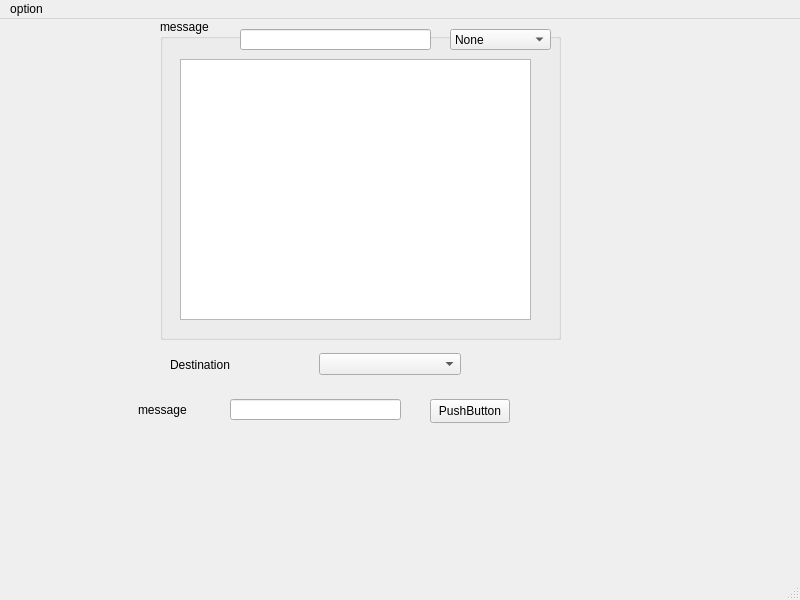
<?xml version="1.0" encoding="UTF-8"?>
<ui version="4.0">
 <class>MainWindow</class>
 <widget class="QMainWindow" name="MainWindow">
  <property name="geometry">
   <rect>
    <x>0</x>
    <y>0</y>
    <width>800</width>
    <height>600</height>
   </rect>
  </property>
  <property name="windowTitle">
   <string>MainWindow</string>
  </property>
  <widget class="QWidget" name="centralwidget">
   <widget class="QGroupBox" name="groupBox">
    <property name="geometry">
     <rect>
      <x>160</x>
      <y>0</y>
      <width>401</width>
      <height>321</height>
     </rect>
    </property>
    <property name="title">
     <string>message</string>
    </property>
    <widget class="QListWidget" name="listWidget">
     <property name="geometry">
      <rect>
       <x>20</x>
       <y>40</y>
       <width>351</width>
       <height>261</height>
      </rect>
     </property>
    </widget>
   </widget>
   <widget class="QPushButton" name="pushButton">
    <property name="geometry">
     <rect>
      <x>430</x>
      <y>380</y>
      <width>80</width>
      <height>24</height>
     </rect>
    </property>
    <property name="text">
     <string>PushButton</string>
    </property>
   </widget>
   <widget class="QLineEdit" name="lineEdit">
    <property name="geometry">
     <rect>
      <x>230</x>
      <y>380</y>
      <width>171</width>
      <height>21</height>
     </rect>
    </property>
   </widget>
   <widget class="QLabel" name="label">
    <property name="geometry">
     <rect>
      <x>138</x>
      <y>380</y>
      <width>61</width>
      <height>21</height>
     </rect>
    </property>
    <property name="text">
     <string>message</string>
    </property>
   </widget>
   <widget class="QComboBox" name="comboBox">
    <property name="geometry">
     <rect>
      <x>450</x>
      <y>10</y>
      <width>101</width>
      <height>21</height>
     </rect>
    </property>
    <item>
     <property name="text">
      <string>None</string>
     </property>
    </item>
    <item>
     <property name="text">
      <string>Available</string>
     </property>
    </item>
    <item>
     <property name="text">
      <string>Away</string>
     </property>
    </item>
    <item>
     <property name="text">
      <string>Busy</string>
     </property>
    </item>
   </widget>
   <widget class="QLineEdit" name="lineEdit_2">
    <property name="geometry">
     <rect>
      <x>240</x>
      <y>10</y>
      <width>191</width>
      <height>21</height>
     </rect>
    </property>
   </widget>
   <widget class="QWidget" name="layoutWidget">
    <property name="geometry">
     <rect>
      <x>170</x>
      <y>330</y>
      <width>291</width>
      <height>31</height>
     </rect>
    </property>
    <layout class="QHBoxLayout" name="horizontalLayout">
     <item>
      <widget class="QLabel" name="label_2">
       <property name="text">
        <string>Destination</string>
       </property>
      </widget>
     </item>
     <item>
      <widget class="QComboBox" name="comboBox_2"/>
     </item>
    </layout>
   </widget>
  </widget>
  <widget class="QMenuBar" name="menubar">
   <property name="geometry">
    <rect>
     <x>0</x>
     <y>0</y>
     <width>800</width>
     <height>21</height>
    </rect>
   </property>
   <widget class="QMenu" name="menuoption">
    <property name="title">
     <string>option</string>
    </property>
    <addaction name="actionconnect"/>
    <addaction name="actionexit"/>
   </widget>
   <addaction name="menuoption"/>
  </widget>
  <widget class="QStatusBar" name="statusbar"/>
  <action name="actionconnect">
   <property name="text">
    <string>connect</string>
   </property>
  </action>
  <action name="actionexit">
   <property name="text">
    <string>exit</string>
   </property>
  </action>
 </widget>
 <resources/>
 <connections/>
</ui>
